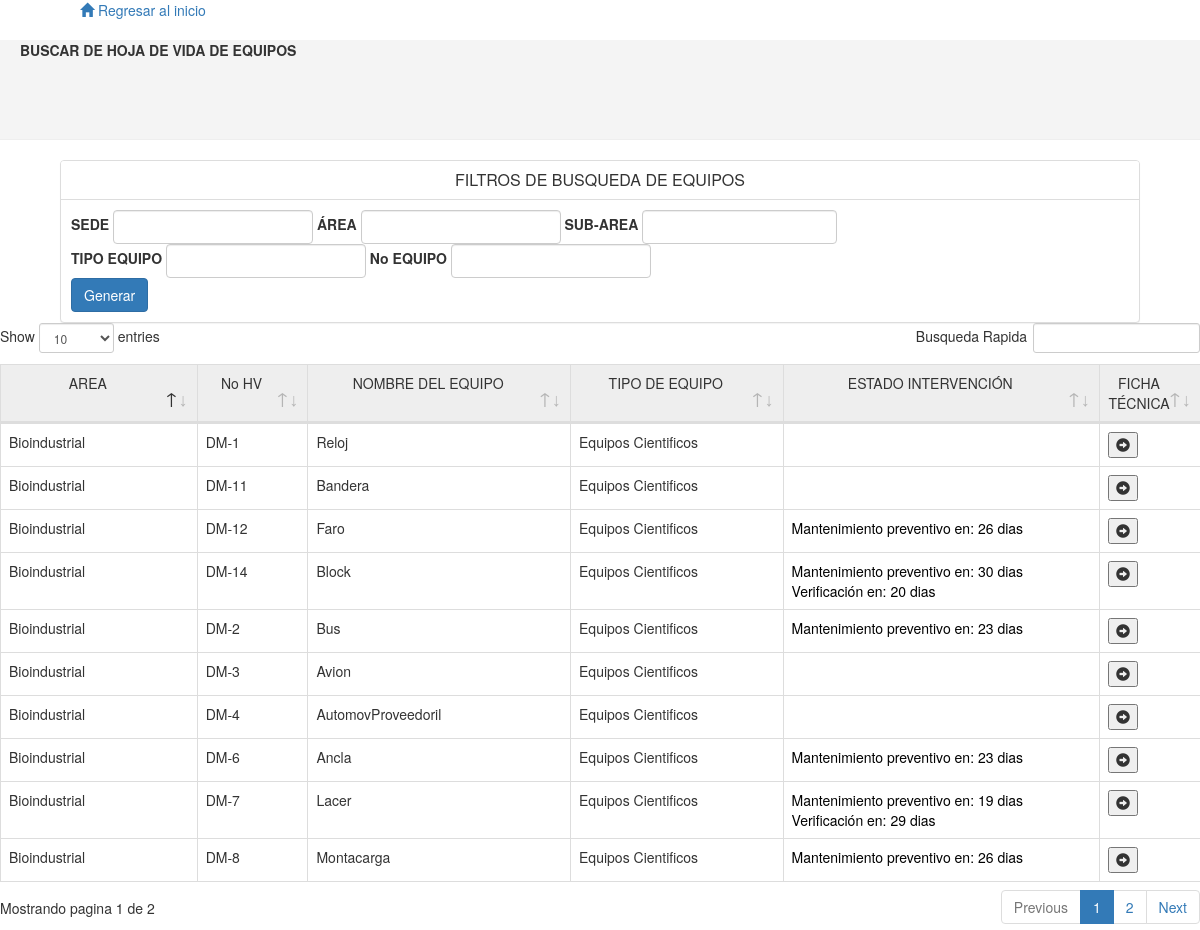
The page /Buscar_hojaVida_22.php on the database its author committed.
### tables this page shows
CREATE TABLE IF NOT EXISTS `hoja_vida` (
  `Id` int(50) NOT NULL,
  `No_HV` varchar(100) NOT NULL,
  `Version` int(100) NOT NULL,
  `Tipo_Equipo` varchar(100) NOT NULL,
  `Nombre_Equipo` varchar(200) NOT NULL,
  `Nombre_Proveedor` varchar(100) NOT NULL,
  `Modelo` varchar(200) NOT NULL,
  `No_Serie` varchar(100) NOT NULL,
  `Marca` varchar(200) NOT NULL,
  `Voltaje` varchar(50) NOT NULL,
  `Amperaje` varchar(50) NOT NULL,
  `Potencia` varchar(50) NOT NULL,
  `Caracteristicas` varchar(700) NOT NULL,
  `Razon_SocialProveedor` varchar(100) NOT NULL,
  `Nit_Proveedor` varchar(100) NOT NULL,
  `Ciudad_Proveedor` varchar(100) NOT NULL,
  `Direccion_Proveedor` varchar(100) NOT NULL,
  `Telefono_Proveedor` varchar(50) NOT NULL,
  `Celular_Proveedor` varchar(50) NOT NULL,
  `Registro_Invima` varchar(100) NOT NULL,
  `Inversion` varchar(100) NOT NULL,
  `Edad_Equipo` varchar(50) NOT NULL,
  `Vida_Contable` varchar(50) NOT NULL,
  `Disp_Soporte_Repuestos` varchar(50) NOT NULL,
  `Disp_Soporte_Consumibles` varchar(50) NOT NULL,
  `Soporte_Tecnico_Respuestos` varchar(50) NOT NULL,
  `Fecha_CreacionHV` date NOT NULL
);

### Buscar_hojaVida_22.php (the view, shortened to what this page needs)
<!DOCTYPE html>
<html>
    <head>
        <link rel="stylesheet" href="EstilosBuscador.css">
        <link rel="stylesheet" href="bootstrap-3.3.6-dist/css/bootstrap.min.css">
        <link rel="stylesheet" href="DataTable/css/dataTables.bootstrap.css">
        <link rel="stylesheet" href="DataTable/css/dataTables.bootstrap.css">
        <link rel="stylesheet" href="DataTable/css/dataTables.material.min.css">
    </head>
    <body>
            <?php
        $con=  conectar();
        echo "<a href='Menu.php' style='margin: 80px;margin-top:10px;'><span class='glyphicon glyphicon-home' aria-hidden='true'></span> Regresar al inicio</a>";
        ?>
        <div id="contorno">
            <div class="page-header" id="encabezadoBuscador">
            <p id="titulo">BUSCAR DE HOJA DE VIDA DE EQUIPOS</p>
        </div>
        <?php
        if(isset($_POST['enviar'])){
           $sede=$_POST['sede'];
           $Area=$_POST['area'];
           $SubArea=$_POST['subarea'];
           $tp=$_POST['tipoEquipo'];
           $CodHV=$_POST['Cod_Equipo'];
           if($sede==""){
               $ConsultaSede=1;
           }else{
               $ConsultaSede="p.Sede='$sede'";
           }
           if($Area==""){
               $ConsultaArea=1;
           }else{
               $ConsultaArea="p.Area='$Area'";
           }
           if($SubArea==""){
               $consultaSubArea=1;
           }else{
               $consultaSubArea="p.SubArea='$SubArea'";
            }
           if($tp==""){
               $consultatp=1;
           }else{
               $consultatp="h.Tipo_Equipo='$tp'";
           }
           if($CodHV==""){
               $consultaCodHV=1;
           }else{
               $consultaCodHV="h.No_HV='$CodHV'";
           }
           $condicionquery="$ConsultaSede && $ConsultaArea && $consultaSubArea && $consultatp && $consultaCodHV";
        }else{
           $condicionquery=1;
        }
    $queryBuscar="SELECT
	IF(p.Area IS null, 'NO TIENE UBICACIÓN',p.Area) AS Area,
	h.Id,
	h.No_HV,
	h.Tipo_Equipo,
	h.Nombre_Equipo,
        p.Fecha_Marcha,
        p.Sede,
        p.Area,
        p.SubArea
FROM
	hoja_vida as h
	LEFT JOIN puesta_marcha as p ON h.No_HV = p.No_HV
WHERE
	$condicionquery
      &&  IF(CONCAT(h.No_HV, p.Version) IS null,1,
    CONCAT(h.No_HV, p.Version) IN (
			SELECT
    			CONCAT(
				h.No_HV,
				MAX(p.Version)
			)
		FROM
			hoja_vida as h
			LEFT JOIN puesta_marcha as p ON h.No_HV = p.No_HV
		WHERE
			1
		GROUP BY
			h.No_HV
	))
GROUP BY
	p.Area,
	h.Tipo_Equipo,
	h.No_HV";
    $conexionBuscar=mysql_query($queryBuscar, $con);
    if(isset($conexionBuscar)){
        ?>
<div id="panel1" class="panel panel-default">
    <div class="panel-heading" role="tab" id="barraExpancion">
        <h4 class="panel-title" style="text-align: center;">
                                        <a class="collapsed" role="button">
                                            FILTROS DE BUSQUEDA DE EQUIPOS
                                        </a>
                                    </h4>
                                </div>
<form class="form-inline" id="formBuscador" style="margin: 10px;" method="POST" action="Buscar_hojaVida.php">
    <div class="form-group" id="sede">
                <?php
                if(isset($sede)){
                  $s=$sede;
                }else{
                  $s="";
                }
                ?>
                <label class="lblFiltros">SEDE</label>
                <input type="text" name="sede" id="txtSede" class="form-control" value="<?php echo $s; ?>" placeholder="<?php echo $s; ?>">
    </div>
<div class="form-group" id="area">
                 <?php
                if(isset($Area)){
                  $a=$Area;
                }else{
                  $a="";
                }
                ?>
                <label class="lblFiltros">ÁREA</label>
                <input type="text" name="area" id="txtArea" class="form-control" value="<?php echo $a; ?>" placeholder="<?php echo $a; ?>">
            </div>
    <div class="form-group" id="sub_area">
         <?php
                if(isset($SubArea)){
                  $sa=$SubArea;
                }else{
                  $sa="";
                }
                ?>
        <label class="lblFiltros">SUB-AREA</label>
                <input type="text" name="subarea" id="txtSubArea" class="form-control" value="<?php echo $sa; ?>" placeholder="<?php echo $sa; ?>">
            </div>
    <div class="form-group" id="Tipo_equipo">
        <?php
                if(isset($tp)){
                  $t=$tp;
                }else{
                  $t="";
                }
                ?>
        <label class="lblFiltros">TIPO EQUIPO</label>
                <input type="text" id="txtTipoEquipo" name="tipoEquipo" class="form-control" value="<?php echo $t; ?>" placeholder="<?php echo $t; ?>">
            </div>
    <div class="form-group" id="Cod_HV">
        <?php
                if(isset($CodHV)){
                  $ch=$CodHV;
                }else{
                  $ch="";
                }
                ?>
        <label class="lblFiltros">No EQUIPO</label>
                <input type="text" id="txtCodEquipo" name="Cod_Equipo" class="form-control" value="<?php echo $ch; ?>" placeholder="<?php echo $ch; ?>">
            </div>
    <br/>
    <button type="submit" name="enviar" class="btn btn-primary">Generar</button>
    </form>
</div>
<div id="DisplayOrdenador">
<div class="table-responsive" style="width: 100%;margin: auto">
    <table id="tableBusqueda" class="table table-bordered table-hover">
        <thead>
        <tr style="background: #eee;text-align: center">
            <td id="tdAreaOcultarMovil">AREA</td>
            <td>No HV</td>
            <td>NOMBRE DEL EQUIPO</td>
            <td id="tdTipoEquipoOcultarMovil">TIPO DE EQUIPO</td>
            <td>ESTADO INTERVENCIÓN</td>
            <td>FICHA TÉCNICA</td>
        </tr>
        </thead>
        <tbody>
      <?php
      while($arrayBuscar=mysql_fetch_array($conexionBuscar)){
       echo "<tr>";
       echo "<td id='tdAreaOcultarMovil'>".$arrayBuscar['Area']."</td>";
       echo "<td>".$arrayBuscar['No_HV']."</td>";
       echo "<td>".$arrayBuscar['Nombre_Equipo']."</td>";
       echo "<td id='tdTipoEquipoOcultarMovil'>".$arrayBuscar['Tipo_Equipo']."</td>";
       $queryMaxVersionUbicacion="SELECT MAX(Version) FROM puesta_marcha WHERE No_HV='".$arrayBuscar['No_HV']."'";
                        $ConexionVersionUbicacion=mysql_query($queryMaxVersionUbicacion, $con);
                        while($arrayMaxVersionUbicacion=  mysql_fetch_array($ConexionVersionUbicacion)){
                            $MaxVersionUbicacion=$arrayMaxVersionUbicacion['MAX(Version)'];
                        }
                        $queryequipobuscadoubicacion="SELECT Sede,Area,SubArea, Fecha_Marcha FROM puesta_marcha WHERE No_HV='".$arrayBuscar['No_HV']."' && Version='$MaxVersionUbicacion'";
                        $conexionequipobuscadoUbicacion= mysql_query($queryequipobuscadoubicacion,$con);
                        while($arrayequipobuscado=  mysql_fetch_array($conexionequipobuscadoUbicacion)){
                            $Fecha_Marcha=$arrayequipobuscado['Fecha_Marcha'];
                        }
                        $maxVersionFrecuenciaIntervencion="SELECT MAX(Version_Intervencion) FROM intervenciones WHERE HV_EQUIPO='".$arrayBuscar['No_HV']."' && Tipo_Intervencion='Mantenimiento preventivo'";
                        $conexionMaximaVersionFrecuenciaIntervencion=mysql_query($maxVersionFrecuenciaIntervencion, $con);
                        while($arrayMaxVersionIntervencion=  mysql_fetch_array($conexionMaximaVersionFrecuenciaIntervencion)){
                            $MaxVersionIntervencion=$arrayMaxVersionIntervencion['MAX(Version_Intervencion)'];
                        }
                        $queryequipobuscadoPreventivo = "SELECT i.Frecuencia FROM intervenciones as i WHERE i.HV_Equipo='".$arrayBuscar['No_HV']."' && i.Tipo_Intervencion='Mantenimiento preventivo' && Version_Intervencion='$MaxVersionIntervencion'";
                        $queryequipobuscadoVerificacion = "SELECT Frecuencia FROM intervenciones WHERE HV_Equipo='".$arrayBuscar['No_HV']."' && Tipo_Intervencion='Verificacion'";
                        $conexionequipobuscadoPreventivo= mysql_query($queryequipobuscadoPreventivo,$con);
                        $conexionequipobuscadoVerificacion= mysql_query($queryequipobuscadoVerificacion,$con);
                        while($arrayequipobuscadoPreventivo=  mysql_fetch_array($conexionequipobuscadoPreventivo)){
                            $mantoPreventivo= $arrayequipobuscadoPreventivo['Frecuencia'];
                            }
                        while($arrayequipobuscadoVerificacion=  mysql_fetch_array($conexionequipobuscadoVerificacion)){
                            $verificacion= $arrayequipobuscadoVerificacion['Frecuencia'];
                            }
                            $queryUltimaFechaIntervencionMantoPreventivo="SELECT MAX(Fecha_Intervencion) FROM reportes_intervencion WHERE HV_Equipo='".$arrayBuscar['No_HV']."' && Tipo_Intervencion='Mantenimiento preventivo'";
                            $queryUltimaFechaIntervencionVerificacion="SELECT MAX(Fecha_Intervencion) FROM reportes_intervencion WHERE HV_Equipo='".$arrayBuscar['No_HV']."' && Tipo_Intervencion='Verificacion'";
                            $conexionUltimaFechaIntervencionManto=mysql_query($queryUltimaFechaIntervencionMantoPreventivo, $con);
                            $conexionUltimaFechaIntervencionVerificacion=mysql_query($queryUltimaFechaIntervencionVerificacion, $con);
                            while($arrayUltimaFechaIntervencionManto=  mysql_fetch_array($conexionUltimaFechaIntervencionManto)){
                                $fechaUltimoManto=$arrayUltimaFechaIntervencionManto['MAX(Fecha_Intervencion)'];
                            }
                            while($arrayUltimaFechaIntervencionVerificacion=  mysql_fetch_array($conexionUltimaFechaIntervencionVerificacion)){
                                $FechaUltimoVerificacion=$arrayUltimaFechaIntervencionVerificacion['MAX(Fecha_Intervencion)'];
                            }
        $time=  time();
        $fecharegistro=date("Y-m-d", $time);
       echo "<td style='width:300px;' bgcolor=''>";
                           if(isset($mantoPreventivo) && $mantoPreventivo>0 && isset($Fecha_Marcha) && $Fecha_Marcha!="0000-00-00"){
                               if(isset($fechaUltimoManto) && $fechaUltimoManto!="" && $fechaUltimoManto!="0000-00-00"){
                                    $Sumar=$mantoPreventivo." day";
                                    $nuevafechaManto1 = date('Y-m-d', strtotime("$fechaUltimoManto + $Sumar"));
                               }else{
                                   $Sumar=$mantoPreventivo." day";
                                    $nuevafechaManto1 = date('Y-m-d', strtotime("$Fecha_Marcha + $Sumar"));
                                }
                                    $diasProximaIntervencion=(strtotime($nuevafechaManto1) - strtotime($fecharegistro))/86400;
                                    $diasManto=floor($diasProximaIntervencion);
                                    if($diasManto<0){
                                    echo "<p style='color:red;padding:0px;margin:0px;'>Mantenimiento P. VENCIDO desde: ".$nuevafechaManto1."</p>";
                                }else if(isset($nuevafechaManto1) && $nuevafechaManto1!="0000-00-00" && $diasManto<=30){
                                    echo $respuestaManto="<p style='color:black;padding:0px;margin:0px;'>Mantenimiento preventivo en: ".$diasManto." dias</p>";
                                }else {
                                    $respuestaMantoGreen="<p style='color:black;padding:0px;margin:0px;'>Vigente</p>";
                                }
                             }
                           if(isset($verificacion) && $verificacion>0 && isset($Fecha_Marcha) && $Fecha_Marcha!="0000-00-00"){
                               if(isset($FechaUltimoVerificacion) && $FechaUltimoVerificacion!="" && $FechaUltimoVerificacion!="0000-00-00"){
                                    $Sumar=$verificacion." day";
                                    $nuevafechaVerificacion1 = date('Y-m-d', strtotime("$FechaUltimoVerificacion + $Sumar"));
                               }else{
                                   $Sumar=$verificacion." day";
                                    $nuevafechaVerificacion1 = date('Y-m-d', strtotime("$Fecha_Marcha + $Sumar"));
                                }
                                    $diasProximaIntervencion=(strtotime($nuevafechaVerificacion1) - strtotime($fecharegistro))/86400;
                                    $diasVerificacion=floor($diasProximaIntervencion);
                                if($diasVerificacion<0){
                                    echo "<p style='color:red;padding:0px;margin:0px;'>Verificación VENCIDA desde: ".$nuevafechaVerificacion1."</p>";
                                }else if(isset($nuevafechaVerificacion1) && $nuevafechaVerificacion1!="0000-00-00" && $diasVerificacion<=30){
                                    echo $respuestaVerificacion="<p style='color:black;padding:0px;margin:0px;'>Verificación en: ".$diasVerificacion." dias</p>";
                                }else {
                                    $respuestaVerificacionGreen="<p style='color:black;padding:0px;margin:0px;'>Vigente</p>";
                                }
                             }
       echo "</td>";
       echo "<td style='width:50px;'>";
    echo "<form id='formularioedicion' method='POST' action='hojaVida.php'>";
        echo "<button type='submit' id='idseleccionado'><span class='glyphicon glyphicon-circle-arrow-right'></span></button>";
    echo "</td>";
     }
       echo "</tr>";
           ?>
            </tbody>
  </table>
    <?php } ?>
</div>
</div>
    </div>
    </body>
</html>

### EstilosBuscador.css (style rules this page uses)
@media screen and (min-width: 900px) { #encabezadoBuscador { margin-top: auto; height: 100px; background: #f4f4f4; } }
@media screen and (min-width: 900px) { #titulo { margin: 20px; font-weight: bold; } }
@media screen and (min-width: 900px) { #barraExpancion { background: white; margin: auto; } }
@media screen and (min-width: 900px) { #formBuscador { //margin: 10px; //margin-left: 12%; } }
@media screen and (min-width: 900px) { #panel1 { width: 90%; margin: 0 auto; float: none; position: relative; background: #FFFFFF; } }
@media screen and (min-width: 900px) { #txtCiudad,#txtSede,#txtArea,#txtTipoEquipo,#txtCodEquipo { width: 200px; } }

### rows shown on the page
hoja_vida: Area "Bioindustrial", No_HV "DM-1", Nombre_Equipo "Reloj", Tipo_Equipo "Equipos Cientificos"
hoja_vida: Area "Bioindustrial", No_HV "DM-11", Nombre_Equipo "Bandera", Tipo_Equipo "Equipos Cientificos"
hoja_vida: Area "Bioindustrial", No_HV "DM-12", Nombre_Equipo "Faro", Tipo_Equipo "Equipos Cientificos"
hoja_vida: Area "Bioindustrial", No_HV "DM-14", Nombre_Equipo "Block", Tipo_Equipo "Equipos Cientificos"
hoja_vida: Area "Bioindustrial", No_HV "DM-2", Nombre_Equipo "Bus", Tipo_Equipo "Equipos Cientificos"
hoja_vida: Area "Bioindustrial", No_HV "DM-3", Nombre_Equipo "Avion", Tipo_Equipo "Equipos Cientificos"
hoja_vida: Area "Bioindustrial", No_HV "DM-4", Nombre_Equipo "AutomovProveedoril", Tipo_Equipo "Equipos Cientificos"
hoja_vida: Area "Bioindustrial", No_HV "DM-6", Nombre_Equipo "Ancla", Tipo_Equipo "Equipos Cientificos"
hoja_vida: Area "Bioindustrial", No_HV "DM-7", Nombre_Equipo "Lacer", Tipo_Equipo "Equipos Cientificos"
hoja_vida: Area "Bioindustrial", No_HV "DM-8", Nombre_Equipo "Montacarga", Tipo_Equipo "Equipos Cientificos"
